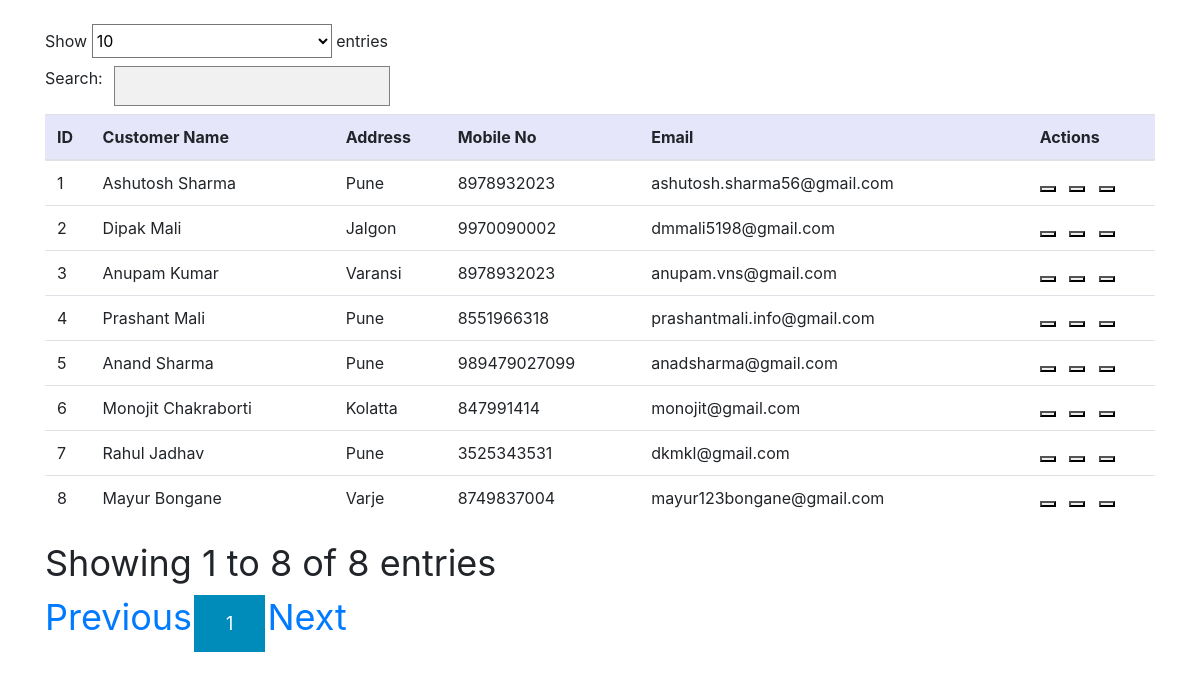
Screenshot of /viewcustomers with the database file from the repository.
### models/create_models.py (models this page shows, shortened)
class Customer(db.Model):
    __tablename__='customers'
    c_id = db.Column(db.Integer, primary_key=True)
    customer_name = db.Column(db.String(255),nullable=False)
    c_address = db.Column(db.String(255), nullable=False)
    c_mobileno = db.Column(db.Integer, nullable=False)
    c_email = db.Column(db.String(255), nullable=False)
    register_date = db.Column(db.DateTime, nullable=False, default=datetime.utcnow)
    modified_date = db.Column(db.DateTime, nullable=False, default=datetime.utcnow, onupdate=datetime.utcnow)
    sales = db.relationship("SalesItems", backref="customers",lazy=True)

### customers/customers.py (the view)
@customer.route("/viewcustomers")
def viewcustomers():
    customers = Customer.query.all()
    return render_template('static priya mobile/customers/customer_pagination.html',customers=customers)

### customers/customers.py (called while the page is built)
@customer.before_app_request
def load_logged_in_user():
    user_id = session.get('user_id')
    if user_id is None:
        g.user = None
    else:
        g.user = User.query.filter_by(id=user_id).first()

### users/adduser.py (called while the page is built)
@auth.before_app_request
def load_logged_in_user():
    user_id = session.get('user_id')
    if user_id is None:
        g.user = None
    else:
        g.user = User.query.filter_by(id=user_id).first()

### templates/static priya mobile/customers/customer_pagination.html (shortened to what this page needs)
<html>
<head>
    <!DOCTYPE html>
<html lang="en">
<head>
  <link rel="stylesheet" href="https://maxcdn.bootstrapcdn.com/bootstrap/4.3.1/css/bootstrap.min.css">
  <link rel="stylesheet" href="{{ url_for('static', filename='style.css') }}">
  <link rel="stylesheet" href="https://use.fontawesome.com/releases/v5.7.0/css/all.css">
</head>
{% block content %}
<body>
<br>
<div class="container">
<div class="table-responsive">
<table class="table table-hover" id="myTable">
         <thead>
                                            <tr>
                                                <th>ID</th>
                                                <th>Customer Name</th>
                                                <th>Address</th>
                                                <th>Mobile No</th>
                                                <th>Email</th>
                                                <th>Actions</th>
                                            </tr>
                                        </thead>
        <tbody>
        {% for customer in customers %}
                                            <tr class="tr-shadow">
                                                <td>
                                                    {{ customer.c_id }}
                                                </td>
                                                <td>
                                                    {{ customer.customer_name }}
                                                </td>
                                                <td>
                                                    {{ customer.c_address }}
                                                </td>
                                                <td>
                                                    {{ customer.c_mobileno}}
                                                </td>
                                                <td>
                                                    {{ customer.c_email }}
                                                </td>
                                                <td>
                                                    <div class="table-data-feature">
                                                        <a href="{{ url_for('customer.updatecustomer' , id=customer.c_id) }}"><button class="item" data-toggle="tooltip" data-placement="top" title="Edit">
                                                    </button></a>&nbsp;&nbsp;
                                                        <a href="{{ url_for('customer.deletecustomer' , id=customer.c_id) }}"><button class="item" data-toggle="tooltip" data-placement="top" title="Delete">
                                                        </button></a>&nbsp;&nbsp;
                                                        <button class="item" data-toggle="tooltip" data-placement="top" title="More">
                                                        </button>
                                                    </div>
                                                </td>
                                            </tr>
                                        {% endfor %}
     </tbody>
      </table>
   </div>
</div>
{% endblock %}
</body>
</html>

### static/style.css (style rules this page uses)
th.sorting_asc { background-color: lavender; }
th.sorting { background-color: lavender; }

### rows the page displays
Customer: c_id "1", customer_name "Ashutosh Sharma", c_address "Pune", c_mobileno "8978932023", c_email "ashutosh.sharma56@gmail.com"
Customer: c_id "2", customer_name "Dipak Mali", c_address "Jalgon", c_mobileno "9970090002", c_email "dmmali5198@gmail.com"
Customer: c_id "3", customer_name "Anupam Kumar", c_address "Varansi", c_mobileno "8978932023", c_email "anupam.vns@gmail.com"
Customer: c_id "4", customer_name "Prashant Mali", c_address "Pune", c_mobileno "8551966318", c_email "prashantmali.info@gmail.com"
Customer: c_id "5", customer_name "Anand Sharma", c_address "Pune", c_mobileno "989479027099", c_email "anadsharma@gmail.com"
Customer: c_id "6", customer_name "Monojit Chakraborti", c_address "Kolatta", c_mobileno "847991414", c_email "monojit@gmail.com"
Customer: c_id "7", customer_name "Rahul Jadhav", c_address "Pune", c_mobileno "3525343531", c_email "dkmkl@gmail.com"
Customer: c_id "8", customer_name "Mayur Bongane", c_address "Varje", c_mobileno "8749837004", c_email "mayur123bongane@gmail.com"
